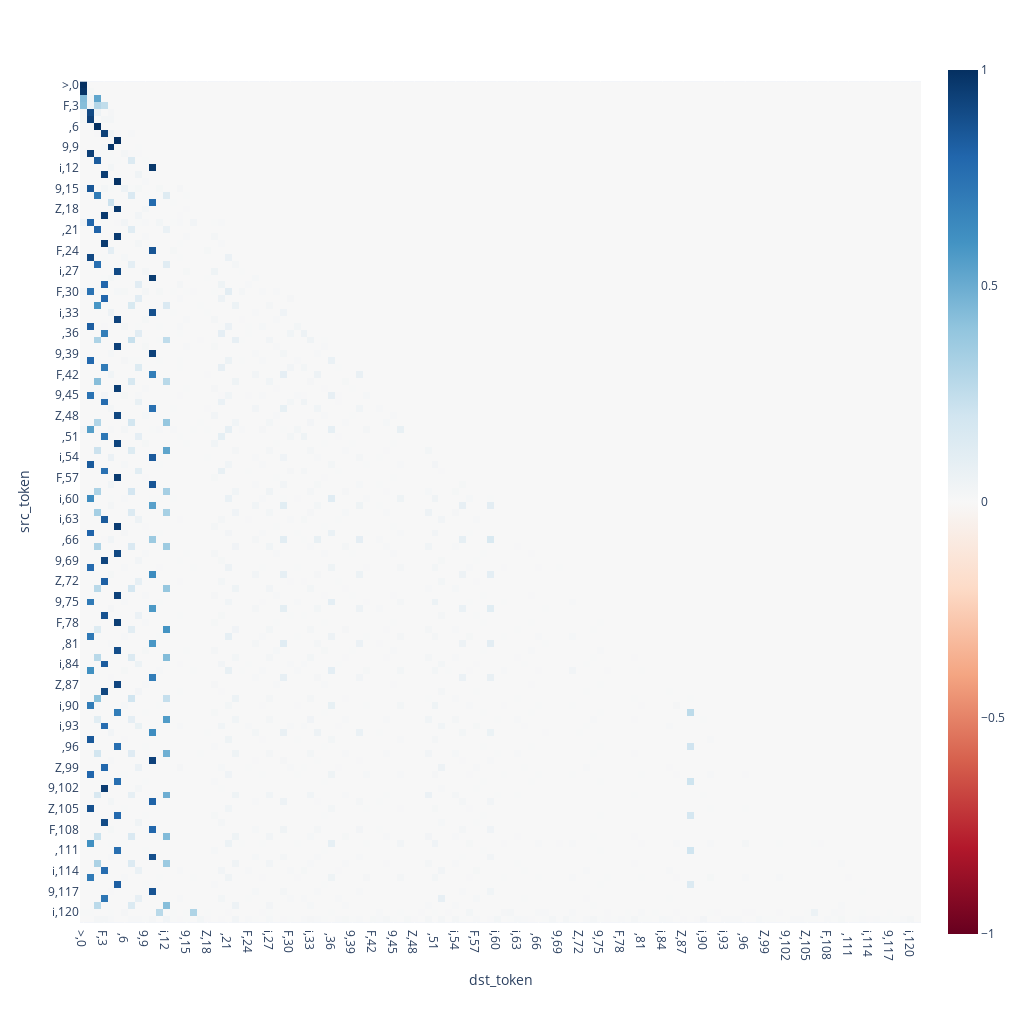

The notebook cell saved with this chart:
### Code cell
test_input = data_from_permute(permute("iFZ9"))
test_input_tokens = tokenizer.str_to_tokens(test_input)
logits, cache = model.run_with_cache(torch.tensor(test_input_tokens))

for k in cache:
    print(f"{k} {cache[k].shape}")

attn_pattern = cache["pattern", 0]

limit = sequence_len(n_comb)
token_labels = [f"{c},{i}" for i, c in enumerate(test_input[:limit])]
opts = {
    "x": token_labels,
    "y": token_labels,
}

print(test_input)
imshow(attn_pattern[-1,-1][:limit,:limit], xaxis="dst_token", yaxis="src_token", **opts)

### Figure 1 — Plotly figure (JSON) as saved in the notebook; plotly's stock layout.template omitted (floating-point values rounded to 4 significant figures; data arrays with more than 128 entries replaced by an {"elided": "..."} marker saying what was removed)
{"data": [{"coloraxis": "coloraxis", "hovertemplate": "dst_token: %{x}<br>src_token: %{y}<br>color: %{z}<extra></extra>", "name": "0", "type": "heatmap", "x": [">,0", " ,1", "i,2", "F,3", "Z,4", "9,5", " ,6", "i,7", "F,8", "9,9", "Z,10", " ,11", "i,12", "Z,13", "F,14", "9,15", " ,16", "i,17", "Z,18", "9,19", "F,20", " ,21", "i,22", "9,23", "F,24", "Z,25", " ,26", "i,27", "9,28", "Z,29", "F,30", " ,31", "F,32", "i,33", "Z,34", "9,35", " ,36", "F,37", "i,38", "9,39", "Z,40", " ,41", "F,42", "Z,43", "i,44", "9,45", " ,46", "F,47", "Z,48", "9,49", "i,50", " ,51", "F,52", "9,53", "i,54", "Z,55", " ,56", "F,57", "9,58", "Z,59", "i,60", " ,61", "Z,62", "i,63", "F,64", "9,65", " ,66", "Z,67", "i,68", "9,69", "F,70", " ,71", "Z,72", "F,73", "i,74", "9,75", " ,76", "Z,77", "F,78", "9,79", "i,80", " ,81", "Z,82", "9,83", "i,84", "F,85", " ,86", "Z,87", "9,88", "F,89", "i,90", " ,91", "9,92", "i,93", "F,94", "Z,95", " ,96", "9,97", "i,98", "Z,99", "F,100", " ,101", "9,102", "F,103", "i,104", "Z,105", " ,106", "9,107", "F,108", "Z,109", "i,110", " ,111", "9,112", "Z,113", "i,114", "F,115", " ,116", "9,117", "Z,118", "F,119", "i,120", ".,121"], "xaxis": "x", "y": [">,0", " ,1", "i,2", "F,3", "Z,4", "9,5", " ,6", "i,7", "F,8", "9,9", "Z,10", " ,11", "i,12", "Z,13", "F,14", "9,15", " ,16", "i,17", "Z,18", "9,19", "F,20", " ,21", "i,22", "9,23", "F,24", "Z,25", " ,26", "i,27", "9,28", "Z,29", "F,30", " ,31", "F,32", "i,33", "Z,34", "9,35", " ,36", "F,37", "i,38", "9,39", "Z,40", " ,41", "F,42", "Z,43", "i,44", "9,45", " ,46", "F,47", "Z,48", "9,49", "i,50", " ,51", "F,52", "9,53", "i,54", "Z,55", " ,56", "F,57", "9,58", "Z,59", "i,60", " ,61", "Z,62", "i,63", "F,64", "9,65", " ,66", "Z,67", "i,68", "9,69", "F,70", " ,71", "Z,72", "F,73", "i,74", "9,75", " ,76", "Z,77", "F,78", "9,79", "i,80", " ,81", "Z,82", "9,83", "i,84", "F,85", " ,86", "Z,87", "9,88", "F,89", "i,90", " ,91", "9,92", "i,93", "F,94", "Z,95", " ,96", "9,97", "i,98", "Z,99", "F,100", " ,101", "9,102", "F,103", "i,104", "Z,105", " ,106", "9,107", "F,108", "Z,109", "i,110", " ,111", "9,112", "Z,113", "i,114", "F,115", " ,116", "9,117", "Z,118", "F,119", "i,120", ".,121"], "yaxis": "y", "z": {"elided": "122x122 float values"}}], "layout": {"coloraxis": {"cmid": 0, "colorscale": [[0, "rgb(103,0,31)"], [0.1, "rgb(178,24,43)"], [0.2, "rgb(214,96,77)"], [0.3, "rgb(244,165,130)"], [0.4, "rgb(253,219,199)"], [0.5, "rgb(247,247,247)"], [0.6, "rgb(209,229,240)"], [0.7, "rgb(146,197,222)"], [0.8, "rgb(67,147,195)"], [0.9, "rgb(33,102,172)"], [1, "rgb(5,48,97)"]]}, "height": 1024, "margin": {"t": 60}, "width": 1024, "xaxis": {"anchor": "y", "constrain": "domain", "domain": [0, 1], "scaleanchor": "y", "title": {"text": "dst_token"}}, "yaxis": {"anchor": "x", "autorange": "reversed", "constrain": "domain", "domain": [0, 1], "title": {"text": "src_token"}}}}
